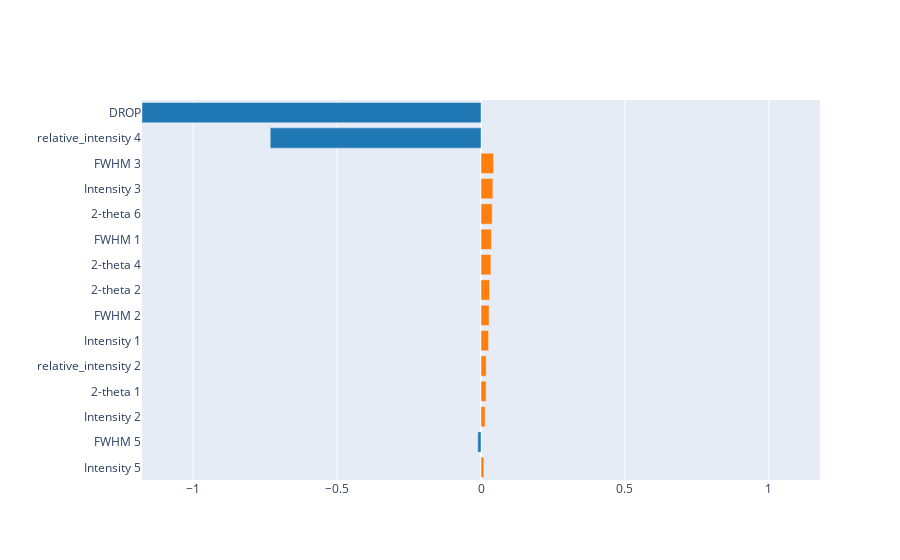

The cell this chart's notebook holds for it:
### Code cell
#sample2
specific_rows2 = x.iloc[[6,7,8], :]

interpret_model(gbr, data=specific_rows2, plot='pfi')

### Figure 1 — Plotly figure (JSON) as saved in the notebook; plotly's stock layout.template omitted (floating-point values rounded to 4 significant figures)
{"data": [{"marker": {"color": ["#ff7f0e", "#1f77b4", "#ff7f0e", "#ff7f0e", "#ff7f0e", "#ff7f0e", "#ff7f0e", "#ff7f0e", "#ff7f0e", "#ff7f0e", "#ff7f0e", "#ff7f0e", "#ff7f0e", "#1f77b4", "#1f77b4"]}, "orientation": "h", "type": "bar", "x": [0.009934, -0.0111, 0.01415, 0.01791, 0.01822, 0.02626, 0.02799, 0.02997, 0.03428, 0.03607, 0.03891, 0.04119, 0.04356, -0.732, -1.177], "y": ["Intensity 5", "FWHM 5", "Intensity 2", "2-theta 1", "relative_intensity 2", "Intensity 1", "FWHM 2", "2-theta 2", "2-theta 4", "FWHM 1", "2-theta 6", "Intensity 3", "FWHM 3", "relative_intensity 4", "DROP"]}], "layout": {"title": {"text": ""}, "xaxis": {"range": [-1.177, 1.177], "title": {"text": ""}}, "yaxis": {"automargin": true, "dtick": 1, "title": {"text": ""}}}}
